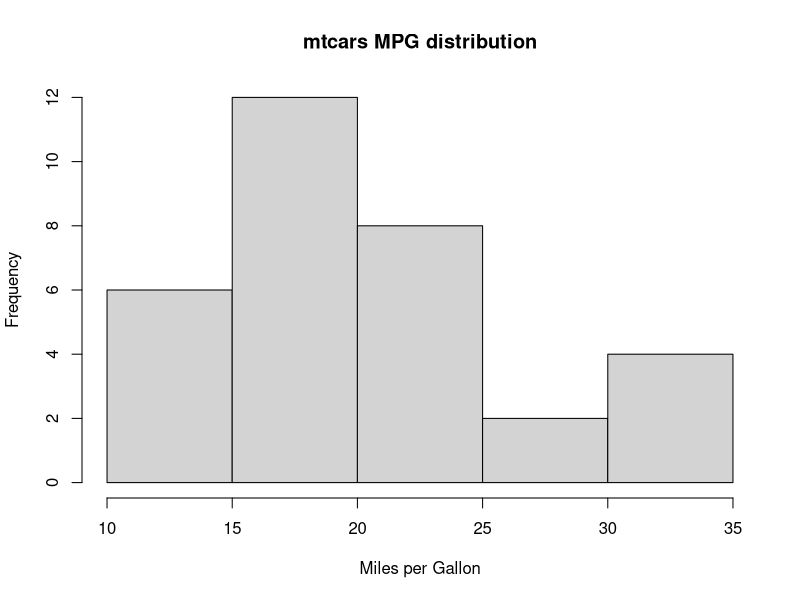
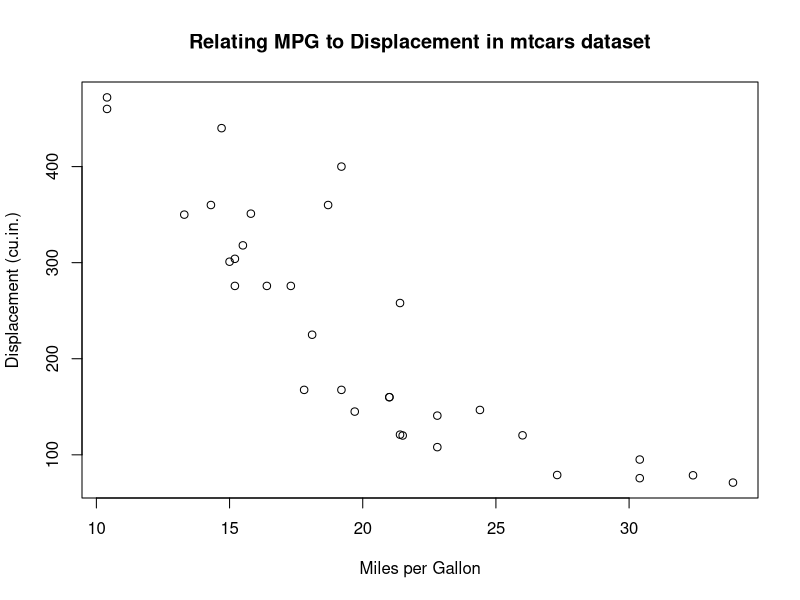
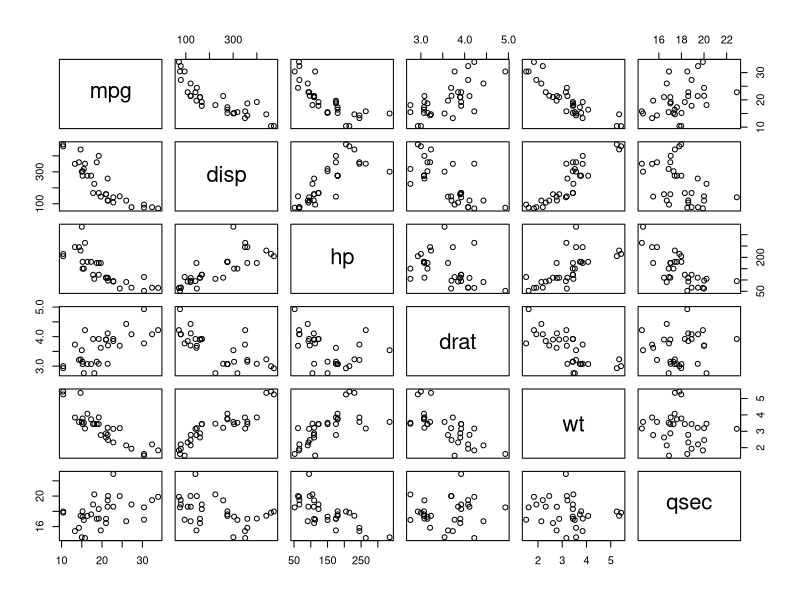
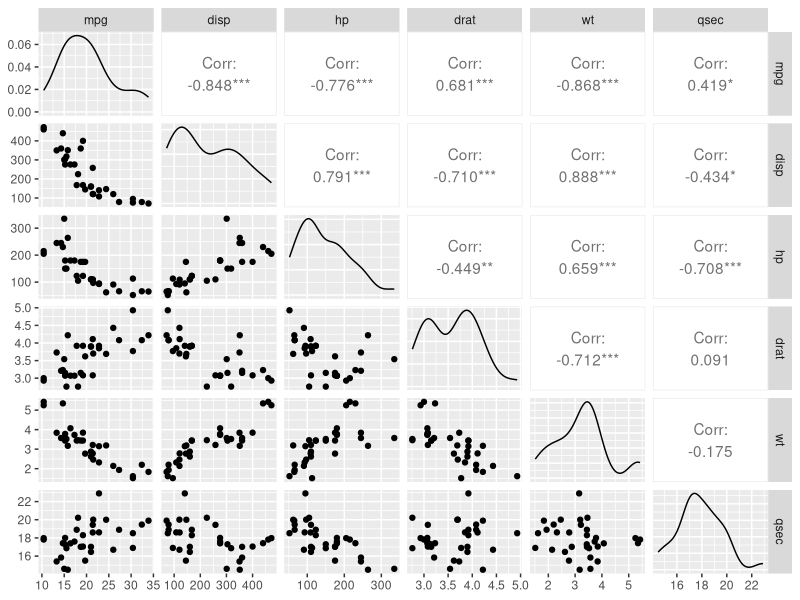

Write R code to recreate these figures, in order.
## ---- chunk 1
knitr::opts_chunk$set(echo = FALSE)
library(GGally)
## ---- chunk 2
hist(mtcars$mpg, main="mtcars MPG distribution",xlab="Miles per Gallon")
#Shows this variable is slightly skewed, but probably normal enough
## ---- chunk 3
cor.test(mtcars$mpg,mtcars$disp)
## ---- chunk 4
plot(mtcars$mpg,mtcars$disp,xlab="Miles per Gallon",ylab="Displacement (cu.in.)",main="Relating MPG to Displacement in mtcars dataset")
## ---- chunk 5
plot(mtcars[-c(2,8:11)])
## ---- chunk 6
ggpairs(mtcars[-c(2,8:11)])
# mtcars[-c(2,8:11)] are the quant. continuous variables in mtcars
